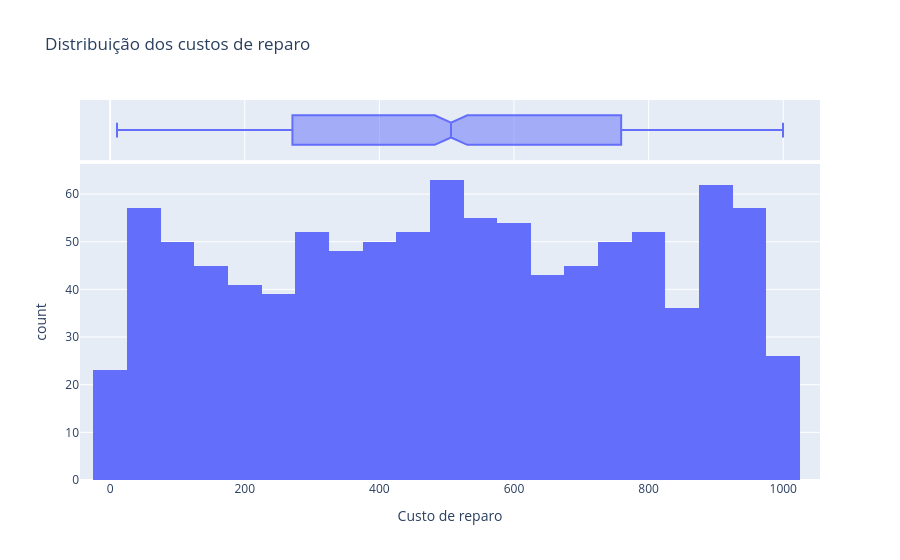
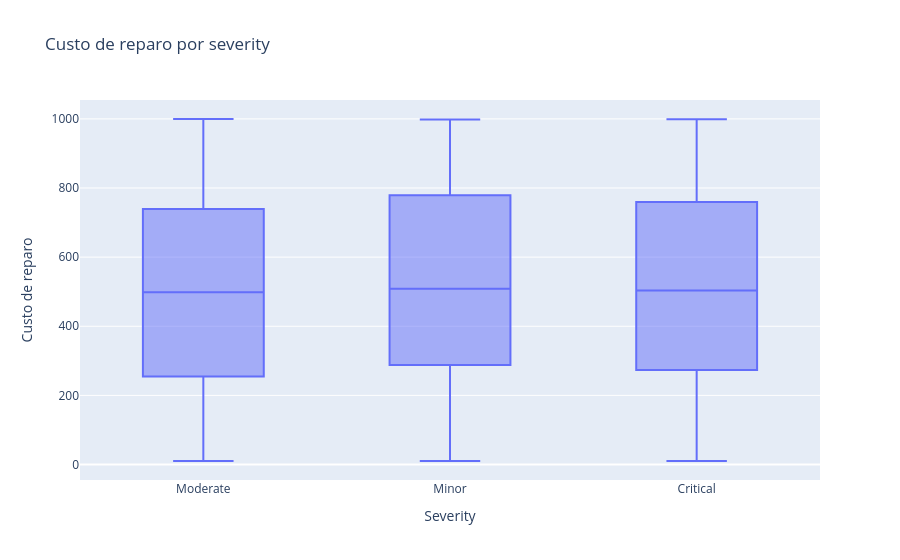
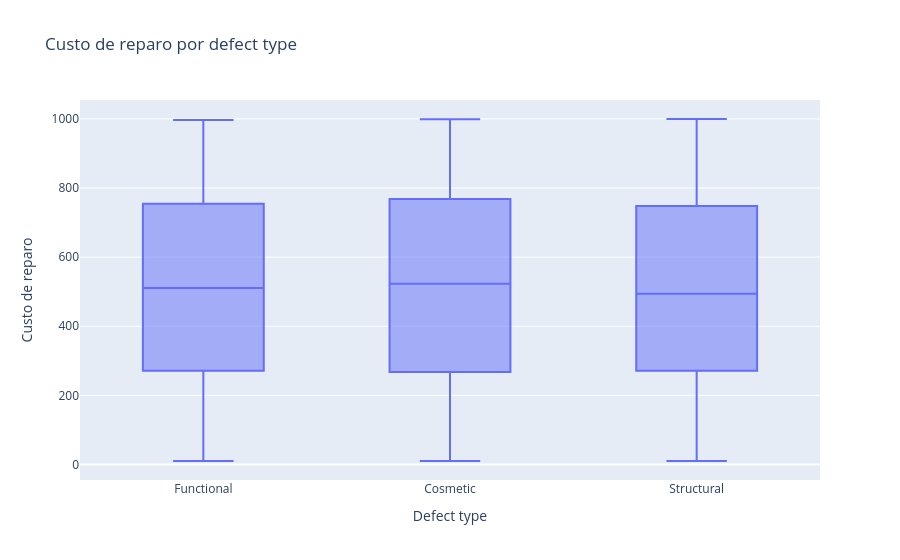

Here is the notebook cell these charts were saved with, in order:
### Code cell
# Custos: distribuição geral e comparação entre grupos
px.histogram(
    df, x='repair_cost', marginal='box', nbins=30,
    title='Distribuição dos custos de reparo',
    labels={'repair_cost': 'Custo de reparo'},
).show()

for coluna in ['severity', 'defect_type']:
    fig = px.box(
        df, x=coluna, y='repair_cost', points='outliers',
        title=f'Custo de reparo por {coluna.replace("_", " ")}',
        labels={coluna: coluna.replace('_', ' ').capitalize(), 'repair_cost': 'Custo de reparo'},
    )
    fig.update_xaxes(categoryorder='median descending')
    fig.show()

custos = df.groupby('severity', dropna=False)['repair_cost'].agg(
    registros='count', mediana='median', media='mean', minimo='min', maximo='max'
).sort_values('mediana', ascending=False)
display(custos.round(2))

### Figure 1 — Plotly figure (JSON) as saved in the notebook; plotly's stock layout.template omitted (floating-point values rounded to 4 significant figures; data arrays with more than 128 entries replaced by an {"elided": "..."} marker saying what was removed)
{"data": [{"bingroup": "x", "hovertemplate": "Custo de reparo=%{x}<br>count=%{y}<extra></extra>", "legendgroup": "", "marker": {"color": "#636efa", "pattern": {"shape": ""}}, "name": "", "nbinsx": 30, "orientation": "v", "showlegend": false, "type": "histogram", "x": {"elided": "1000 float values"}, "xaxis": "x", "yaxis": "y"}, {"hovertemplate": "Custo de reparo=%{x}<extra></extra>", "legendgroup": "", "marker": {"color": "#636efa"}, "name": "", "notched": true, "showlegend": false, "type": "box", "x": {"elided": "1000 float values"}, "xaxis": "x2", "yaxis": "y2"}], "layout": {"barmode": "relative", "legend": {"tracegroupgap": 0}, "title": {"text": "Distribuição dos custos de reparo"}, "xaxis": {"anchor": "y", "domain": [0, 1], "title": {"text": "Custo de reparo"}}, "xaxis2": {"anchor": "y2", "domain": [0, 1], "matches": "x", "showgrid": true, "showticklabels": false}, "yaxis": {"anchor": "x", "domain": [0, 0.8316], "title": {"text": "count"}}, "yaxis2": {"anchor": "x2", "domain": [0.8416, 1], "matches": "y2", "showgrid": false, "showline": false, "showticklabels": false, "ticks": ""}}}

### Figure 2 — Plotly figure (JSON) as saved in the notebook; plotly's stock layout.template omitted (floating-point values rounded to 4 significant figures; data arrays with more than 128 entries replaced by an {"elided": "..."} marker saying what was removed)
{"data": [{"alignmentgroup": "True", "boxpoints": "outliers", "hovertemplate": "Severity=%{x}<br>Custo de reparo=%{y}<extra></extra>", "legendgroup": "", "marker": {"color": "#636efa"}, "name": "", "notched": false, "offsetgroup": "", "orientation": "v", "showlegend": false, "type": "box", "x": {"elided": "1000 str values"}, "x0": " ", "xaxis": "x", "y": {"elided": "1000 float values"}, "y0": " ", "yaxis": "y"}], "layout": {"boxmode": "group", "legend": {"tracegroupgap": 0}, "title": {"text": "Custo de reparo por severity"}, "xaxis": {"anchor": "y", "categoryorder": "median descending", "domain": [0, 1], "title": {"text": "Severity"}}, "yaxis": {"anchor": "x", "domain": [0, 1], "title": {"text": "Custo de reparo"}}}}

### Figure 3 — Plotly figure (JSON) as saved in the notebook; plotly's stock layout.template omitted (floating-point values rounded to 4 significant figures; data arrays with more than 128 entries replaced by an {"elided": "..."} marker saying what was removed)
{"data": [{"alignmentgroup": "True", "boxpoints": "outliers", "hovertemplate": "Defect type=%{x}<br>Custo de reparo=%{y}<extra></extra>", "legendgroup": "", "marker": {"color": "#636efa"}, "name": "", "notched": false, "offsetgroup": "", "orientation": "v", "showlegend": false, "type": "box", "x": {"elided": "1000 str values"}, "x0": " ", "xaxis": "x", "y": {"elided": "1000 float values"}, "y0": " ", "yaxis": "y"}], "layout": {"boxmode": "group", "legend": {"tracegroupgap": 0}, "title": {"text": "Custo de reparo por defect type"}, "xaxis": {"anchor": "y", "categoryorder": "median descending", "domain": [0, 1], "title": {"text": "Defect type"}}, "yaxis": {"anchor": "x", "domain": [0, 1], "title": {"text": "Custo de reparo"}}}}
